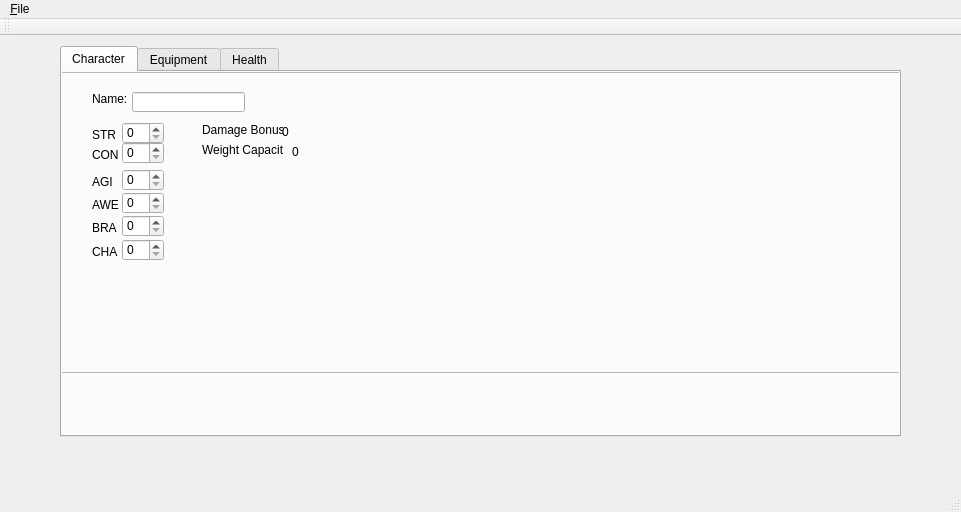
<?xml version="1.0" encoding="UTF-8"?>
<ui version="4.0">
 <class>MainWindow</class>
 <widget class="QMainWindow" name="MainWindow">
  <property name="geometry">
   <rect>
    <x>0</x>
    <y>0</y>
    <width>961</width>
    <height>512</height>
   </rect>
  </property>
  <property name="windowTitle">
   <string>MainWindow</string>
  </property>
  <widget class="QWidget" name="centralWidget">
   <widget class="QTabWidget" name="tabWidget">
    <property name="geometry">
     <rect>
      <x>60</x>
      <y>10</y>
      <width>841</width>
      <height>391</height>
     </rect>
    </property>
    <property name="currentIndex">
     <number>0</number>
    </property>
    <widget class="QWidget" name="Character">
     <attribute name="title">
      <string>Character</string>
     </attribute>
     <widget class="QFrame" name="frame">
      <property name="geometry">
       <rect>
        <x>-10</x>
        <y>0</y>
        <width>921</width>
        <height>301</height>
       </rect>
      </property>
      <property name="frameShape">
       <enum>QFrame::StyledPanel</enum>
      </property>
      <property name="frameShadow">
       <enum>QFrame::Raised</enum>
      </property>
      <widget class="QLineEdit" name="name">
       <property name="geometry">
        <rect>
         <x>80</x>
         <y>20</y>
         <width>113</width>
         <height>20</height>
        </rect>
       </property>
      </widget>
      <widget class="QLabel" name="label">
       <property name="geometry">
        <rect>
         <x>40</x>
         <y>20</y>
         <width>47</width>
         <height>13</height>
        </rect>
       </property>
       <property name="text">
        <string>Name:</string>
       </property>
      </widget>
      <widget class="QLabel" name="label_2">
       <property name="geometry">
        <rect>
         <x>40</x>
         <y>53</y>
         <width>47</width>
         <height>20</height>
        </rect>
       </property>
       <property name="text">
        <string>STR</string>
       </property>
      </widget>
      <widget class="QSpinBox" name="STR">
       <property name="geometry">
        <rect>
         <x>70</x>
         <y>50</y>
         <width>42</width>
         <height>22</height>
        </rect>
       </property>
      </widget>
      <widget class="QLabel" name="label_3">
       <property name="geometry">
        <rect>
         <x>40</x>
         <y>73</y>
         <width>47</width>
         <height>20</height>
        </rect>
       </property>
       <property name="text">
        <string>CON</string>
       </property>
      </widget>
      <widget class="QSpinBox" name="CON">
       <property name="geometry">
        <rect>
         <x>70</x>
         <y>70</y>
         <width>42</width>
         <height>22</height>
        </rect>
       </property>
      </widget>
      <widget class="QSpinBox" name="AGI">
       <property name="geometry">
        <rect>
         <x>70</x>
         <y>97</y>
         <width>42</width>
         <height>22</height>
        </rect>
       </property>
      </widget>
      <widget class="QLabel" name="label_4">
       <property name="geometry">
        <rect>
         <x>40</x>
         <y>100</y>
         <width>47</width>
         <height>20</height>
        </rect>
       </property>
       <property name="text">
        <string>AGI</string>
       </property>
      </widget>
      <widget class="QSpinBox" name="AWE">
       <property name="geometry">
        <rect>
         <x>70</x>
         <y>120</y>
         <width>42</width>
         <height>22</height>
        </rect>
       </property>
      </widget>
      <widget class="QLabel" name="label_5">
       <property name="geometry">
        <rect>
         <x>40</x>
         <y>123</y>
         <width>47</width>
         <height>20</height>
        </rect>
       </property>
       <property name="text">
        <string>AWE</string>
       </property>
      </widget>
      <widget class="QLabel" name="label_6">
       <property name="geometry">
        <rect>
         <x>40</x>
         <y>146</y>
         <width>47</width>
         <height>20</height>
        </rect>
       </property>
       <property name="text">
        <string>BRA</string>
       </property>
      </widget>
      <widget class="QSpinBox" name="BRA">
       <property name="geometry">
        <rect>
         <x>70</x>
         <y>143</y>
         <width>42</width>
         <height>22</height>
        </rect>
       </property>
      </widget>
      <widget class="QSpinBox" name="CHA">
       <property name="geometry">
        <rect>
         <x>70</x>
         <y>167</y>
         <width>42</width>
         <height>22</height>
        </rect>
       </property>
      </widget>
      <widget class="QLabel" name="label_7">
       <property name="geometry">
        <rect>
         <x>40</x>
         <y>170</y>
         <width>47</width>
         <height>20</height>
        </rect>
       </property>
       <property name="text">
        <string>CHA</string>
       </property>
      </widget>
      <widget class="QLabel" name="label_8">
       <property name="geometry">
        <rect>
         <x>150</x>
         <y>50</y>
         <width>81</width>
         <height>16</height>
        </rect>
       </property>
       <property name="text">
        <string>Damage Bonus:</string>
       </property>
      </widget>
      <widget class="QLabel" name="Damage">
       <property name="geometry">
        <rect>
         <x>230</x>
         <y>49</y>
         <width>41</width>
         <height>21</height>
        </rect>
       </property>
       <property name="text">
        <string>0</string>
       </property>
      </widget>
      <widget class="QLabel" name="mweight">
       <property name="geometry">
        <rect>
         <x>240</x>
         <y>69</y>
         <width>41</width>
         <height>21</height>
        </rect>
       </property>
       <property name="text">
        <string>0</string>
       </property>
      </widget>
      <widget class="QLabel" name="label_9">
       <property name="geometry">
        <rect>
         <x>150</x>
         <y>70</y>
         <width>81</width>
         <height>16</height>
        </rect>
       </property>
       <property name="text">
        <string>Weight Capacity:</string>
       </property>
      </widget>
     </widget>
    </widget>
    <widget class="QWidget" name="Equipment">
     <attribute name="title">
      <string>Equipment</string>
     </attribute>
    </widget>
    <widget class="QWidget" name="Health">
     <attribute name="title">
      <string>Health</string>
     </attribute>
    </widget>
   </widget>
  </widget>
  <widget class="QMenuBar" name="menuBar">
   <property name="geometry">
    <rect>
     <x>0</x>
     <y>0</y>
     <width>961</width>
     <height>21</height>
    </rect>
   </property>
   <widget class="QMenu" name="menu_file">
    <property name="title">
     <string>&amp;File</string>
    </property>
    <addaction name="actionOpen"/>
    <addaction name="actionSave"/>
    <addaction name="actionExit"/>
   </widget>
   <addaction name="menu_file"/>
  </widget>
  <widget class="QToolBar" name="mainToolBar">
   <attribute name="toolBarArea">
    <enum>TopToolBarArea</enum>
   </attribute>
   <attribute name="toolBarBreak">
    <bool>false</bool>
   </attribute>
  </widget>
  <widget class="QStatusBar" name="statusBar"/>
  <action name="actionOpen">
   <property name="text">
    <string>Open</string>
   </property>
  </action>
  <action name="actionSave">
   <property name="text">
    <string>Save</string>
   </property>
  </action>
  <action name="actionExit">
   <property name="text">
    <string>Exit</string>
   </property>
  </action>
 </widget>
 <layoutdefault spacing="6" margin="11"/>
 <resources/>
 <connections/>
</ui>
